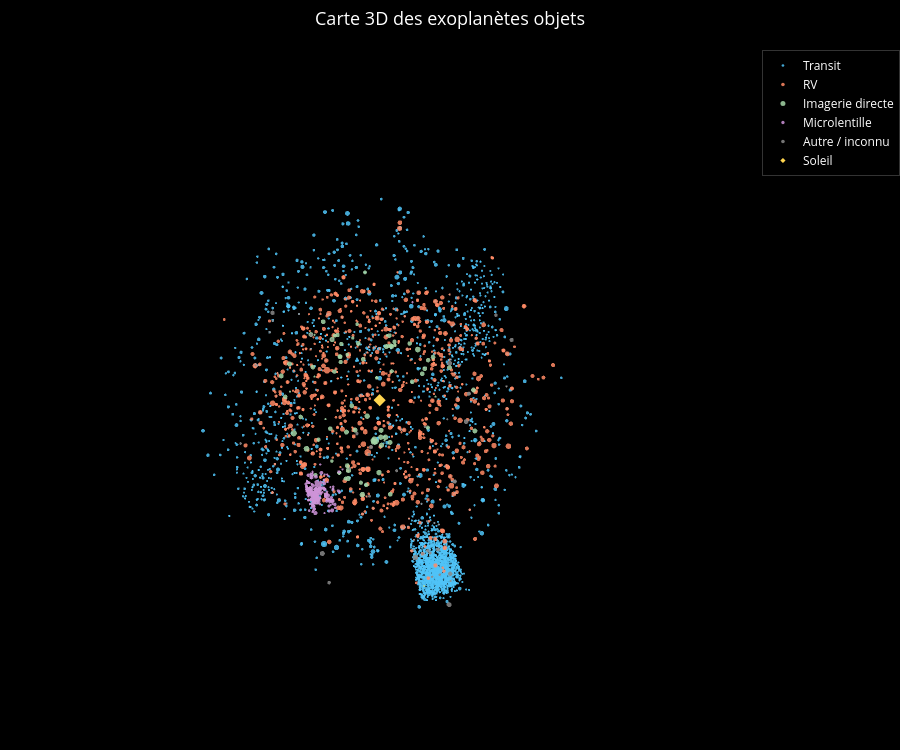

The notebook cell saved with this chart:
### Markdown cell above
Nous avons exploré les relations physiques, les familles cachées et les biais instrumentaux. Mais une question demeure. Où se trouvent toutes ces exoplanètes dans la Voie lactée ? Pour y répondre, nous avons construit une carte 3D interactive à partir des coordonnées célestes (ascension droite, déclinaison et distance).

### Code cell
import pandas as pd
import numpy as np
import plotly.graph_objects as go

CSV_URL = (
    "https://raw.githubusercontent.com/OpenExoplanetCatalogue/"
    "oec_tables/master/comma_separated/open_exoplanet_catalogue.txt"
)

COLS = [
    "name", "binary_flag", "mass", "radius", "period", "semi_major_axis",
    "eccentricity", "periastron", "longitude", "ascending_node",
    "inclination", "surface_temp", "age", "discovery_method",
    "discovery_year", "last_updated", "ra_string", "dec_string",
    "distance_pc", "host_star_mass", "host_star_radius",
    "host_star_metallicity", "host_star_temp", "host_star_age", "list_flag"
]

df = pd.read_csv(CSV_URL, header=None, comment='#')
df.columns = COLS[:len(df.columns)]

# Faut convertir RA sexagésimal en degrés décimaux
def ra_to_deg(s):
    try:
        h, m, sec = str(s).strip().split()
        return (float(h) + float(m)/60 + float(sec)/3600) * 15
    except:
        return np.nan

# Faut convertir Dec sexagésimal en degrés décimaux
def dec_to_deg(s):
    try:
        s = str(s).strip()
        sign = -1 if s.startswith('-') else 1
        parts = s.lstrip('+-').split()
        d, m, sec = float(parts[0]), float(parts[1]), float(parts[2])
        return sign * (d + m/60 + sec/3600)
    except:
        return np.nan

df["ra_deg"]  = df["ra_string"].apply(ra_to_deg)
df["dec_deg"] = df["dec_string"].apply(dec_to_deg)
df["distance_pc"] = pd.to_numeric(df["distance_pc"], errors="coerce")
df["mass"] = pd.to_numeric(df["mass"], errors="coerce")

df = df.dropna(subset=["ra_deg", "dec_deg", "distance_pc"])
df = df[df["distance_pc"] > 0]

print(f"Planètes chargées : {len(df)}")
print(df["distance_pc"].describe())

# Coordonnées cartésiennes
ra_rad  = np.radians(df["ra_deg"])
dec_rad = np.radians(df["dec_deg"])
r       = np.log1p(df["distance_pc"]) * 18

df["x"] = r * np.cos(dec_rad) * np.cos(ra_rad)
df["y"] = r * np.sin(dec_rad)
df["z"] = r * np.cos(dec_rad) * np.sin(ra_rad)

# Couleurs par méthode de détection
color_map = {
    "transit":         "#4FC3F7",
    "rv":              "#FF8A65",
    "radial velocity": "#FF8A65",
    "imaging":         "#A5D6A7",
    "microlensing":    "#CE93D8",
}

def get_color(method):
    if pd.isna(method):
        return "#888888"
    m = str(method).lower()
    for k, v in color_map.items():
        if k in m:
            return v
    return "#888888"

df["color"] = df["discovery_method"].apply(get_color)
df["size"]  = df["mass"].apply(
    lambda m: min(2.5 + np.log1p(m) * 1.2, 8) if pd.notna(m) else 2.5
)

# Pour le hover
def make_hover(row):
    lines = [f"<b>{row['name']}</b>"]
    lines.append(f"Distance : {row['distance_pc']:.0f} pc")
    if pd.notna(row["discovery_method"]):
        lines.append(f"Détection : {row['discovery_method']}")
    if pd.notna(row["mass"]):
        lines.append(f"Masse : {row['mass']:.2f} MJ")
    if pd.notna(row.get("discovery_year")):
        try:
            lines.append(f"Découverte : {int(row['discovery_year'])}")
        except:
            pass
    return "<br>".join(lines)

df["hover"] = df.apply(make_hover, axis=1)

# Plot 3D
legend_labels = {
    "#4FC3F7": "Transit",
    "#FF8A65": "RV",
    "#A5D6A7": "Imagerie directe",
    "#CE93D8": "Microlentille",
    "#888888": "Autre / inconnu",
}

fig = go.Figure()

for color, label in legend_labels.items():
    sub = df[df["color"] == color]
    if sub.empty:
        continue
    fig.add_trace(go.Scatter3d(
        x=sub["x"], y=sub["y"], z=sub["z"],
        mode="markers",
        name=label,
        marker=dict(size=sub["size"], color=color, opacity=0.85, line=dict(width=0)),
        text=sub["hover"],
        hovertemplate="%{text}<extra></extra>",
    ))

fig.add_trace(go.Scatter3d(
    x=[0], y=[0], z=[0],
    mode="markers",
    name="Soleil",
    marker=dict(size=4, color="#FFD54F", symbol="diamond"),
    hovertemplate="<b>Soleil</b><br>Notre étoile<extra></extra>",
))

fig.update_layout(
    title=dict(
        text=f"Carte 3D des exoplanètes objets",
        font=dict(size=18, color="white"),
        x=0.5,
    ),
    scene=dict(
        xaxis=dict(showbackground=False, showgrid=False, zeroline=False, showticklabels=False, title=""),
        yaxis=dict(showbackground=False, showgrid=False, zeroline=False, showticklabels=False, title=""),
        zaxis=dict(showbackground=False, showgrid=False, zeroline=False, showticklabels=False, title=""),
        bgcolor="black",
    ),
    paper_bgcolor="black",
    font=dict(color="white"),
    legend=dict(bgcolor="rgba(0,0,0,0.6)", bordercolor="rgba(255,255,255,0.2)", borderwidth=1),
    margin=dict(l=0, r=0, t=50, b=0),
    height=750,
)

fig.show()

### Figure 1 — Plotly figure (JSON) as saved in the notebook; plotly's stock layout.template omitted (floating-point values rounded to 4 significant figures; data arrays with more than 128 entries replaced by an {"elided": "..."} marker saying what was removed)
{"data": [{"hovertemplate": "%{text}<extra></extra>", "marker": {"color": "#4FC3F7", "line": {"width": 0}, "opacity": 0.85, "size": {"elided": "3783 float values"}}, "mode": "markers", "name": "Transit", "text": {"elided": "3783 str values"}, "type": "scatter3d", "x": {"elided": "3783 float values"}, "y": {"elided": "3783 float values"}, "z": {"elided": "3783 float values"}}, {"hovertemplate": "%{text}<extra></extra>", "marker": {"color": "#FF8A65", "line": {"width": 0}, "opacity": 0.85, "size": {"elided": "1060 float values"}}, "mode": "markers", "name": "RV", "text": {"elided": "1060 str values"}, "type": "scatter3d", "x": {"elided": "1060 float values"}, "y": {"elided": "1060 float values"}, "z": {"elided": "1060 float values"}}, {"hovertemplate": "%{text}<extra></extra>", "marker": {"color": "#A5D6A7", "line": {"width": 0}, "opacity": 0.85, "size": [5.605, 5.202, 4.65, 4.995, 4.995, 4.995, 5.742, 5.623, 4.995, 4.164, 5.377, 5.9, 5.263, 4.222, 2.5, 5.968, 5.578, 5.827, 6.621, 6.153, 5.667, 4.589, 7.17, 6.367, 4.746, 5.482, 5.137, 6.182, 5.75, 5.578, 4.885, 5.482, 5.377, 4.65, 2.5, 2.5, 4.918, 2.5, 5.263, 5.9, 5.263, 2.5, 5.11, 2.5, 5.578, 4.918, 4.431, 4.835, 6.209, 3.818, 4.164, 4.902, 6.001, 5.781, 5.667, 5.263, 5.355, 5.667, 4.431, 6.236, 6.363, 5.641, 5.827, 5.578, 6.263, 2.5, 5.75, 4.835, 3.818, 5.482, 5.812, 5.502, 5.827, 4.164, 5.667, 5.137, 6.621, 5.377, 4.524, 5.137, 5.54, 6.263, 2.987, 2.987, 2.987, 2.502, 2.503, 5.623, 4.65]}, "mode": "markers", "name": "Imagerie directe", "text": ["<b>HD 106906 b</b><br>Distance : 92 pc<br>Détection : imaging<br>Masse : 12.30 MJ<br>Découverte : 2013", "<b>WISEA J083011.95+283716.0</b><br>Distance : 11 pc<br>Détection : imaging<br>Masse : 8.50 MJ<br>Découverte : 2020", "<b>HR 8799 b</b><br>Distance : 39 pc<br>Détection : imaging<br>Masse : 5.00 MJ<br>Découverte : 2008", "<b>HR 8799 c</b><br>Distance : 39 pc<br>Détection : imaging<br>Masse : 7.00 MJ<br>Découverte : 2008", "<b>HR 8799 d</b><br>Distance : 39 pc<br>Détection : imaging<br>Masse : 7.00 MJ<br>Découverte : 2008", "<b>HR 8799 e</b><br>Distance : 39 pc<br>Détection : imaging<br>Masse : 7.00 MJ<br>Découverte : 2010", "<b>2MASS J0219-3925 B</b><br>Distance : 39 pc<br>Détection : imaging<br>Masse : 13.90 MJ<br>Découverte : 2015", "<b>2MASS J22362452+4751425 b</b><br>Distance : 74 pc<br>Détection : imaging<br>Masse : 12.50 MJ<br>Découverte : 2016", "<b>2MASS J2117-2940</b><br>Distance : 17 pc<br>Détection : imaging<br>Masse : 7.00 MJ<br>Découverte : 2022", "<b>2MASS J0718-6415</b><br>Distance : 9 pc<br>Détection : imaging<br>Masse : 3.00 MJ<br>Découverte : 2022", "<b>ROXs 42 B b</b><br>Distance : 120 pc<br>Détection : imaging<br>Masse : 10.00 MJ<br>Découverte : 2013", "<b>USco1621 A b</b><br>Distance : 138 pc<br>Détection : imaging<br>Masse : 16.00 MJ<br>Découverte : 2019", "<b>WISE J1355-8258 b</b><br>Distance : 17 pc<br>Détection : imaging<br>Masse : 9.00 MJ<br>Découverte : 2018", "<b>AF Lep b</b><br>Distance : 27 pc<br>Détection : imaging<br>Masse : 3.20 MJ<br>Découverte : 2023", "<b>Gliese 504 b</b><br>Distance : 18 pc<br>Détection : imaging<br>Découverte : 2013", "<b>GSC 06214-00210 b</b><br>Distance : 145 pc<br>Détection : imaging<br>Masse : 17.00 MJ<br>Découverte : 2010", "<b>2MASS J0642+4101</b><br>Distance : 16 pc<br>Détection : imaging<br>Masse : 12.00 MJ<br>Découverte : 2022", "<b>BD+60 1417 b</b><br>Distance : 45 pc<br>Détection : imaging<br>Masse : 15.00 MJ<br>Découverte : 2021", "<b>2M 2206-20 b</b><br>Distance : 27 pc<br>Détection : imaging<br>Masse : 30.00 MJ<br>Découverte : 2010", "<b>2M 2140+16 b</b><br>Distance : 25 pc<br>Détection : imaging<br>Masse : 20.00 MJ<br>Découverte : 2010", "<b>2MASS J01033563-5515561 A b</b><br>Distance : 47 pc<br>Détection : imaging<br>Masse : 13.00 MJ<br>Découverte : 2013", "<b>CVSO 30 c</b><br>Distance : 330 pc<br>Détection : imaging<br>Masse : 4.70 MJ<br>Découverte : 2016", "<b>HD 984 b</b><br>Distance : 47 pc<br>Détection : imaging<br>Masse : 48.00 MJ<br>Découverte : 2017", "<b>HD 203030 b</b><br>Distance : 39 pc<br>Détection : imaging<br>Masse : 24.09 MJ<br>Découverte : 2006", "<b>CFBDSIR2149</b><br>Distance : 40 pc<br>Détection : imaging<br>Masse : 5.50 MJ<br>Découverte : 2012", "<b>HIP 63734 b</b><br>Distance : 54 pc<br>Détection : imaging<br>Masse : 11.00 MJ<br>Découverte : 2022", "<b>2MASS J2206+3301</b><br>Distance : 34 pc<br>Détection : imaging<br>Masse : 8.00 MJ<br>Découverte : 2022", "<b>HIP 79098 AB b</b><br>Distance : 146 pc<br>Détection : imaging<br>Masse : 20.50 MJ<br>Découverte : 2019", "<b>UScoCTIO 108 b</b><br>Distance : 145 pc<br>Détection : imaging<br>Masse : 14.00 MJ<br>Découverte : 2007", "<b>DH Tau B</b><br>Distance : 140 pc<br>Détection : imaging<br>Masse : 12.00 MJ<br>Découverte : 2005", "<b>YSES 2 b</b><br>Distance : 109 pc<br>Détection : imaging<br>Masse : 6.30 MJ<br>Découverte : 2021", "<b>SDSS J1110+0116</b><br>Distance : 19 pc<br>Détection : imaging<br>Masse : 11.00 MJ<br>Découverte : 2015", "<b>2MASS J0030-1450</b><br>Distance : 27 pc<br>Détection : imaging<br>Masse : 10.00 MJ<br>Découverte : 2022", "<b>WISE J2216+1952</b><br>Distance : 31 pc<br>Détection : imaging<br>Masse : 5.00 MJ<br>Découverte : 2022", "<b>beta Pic b</b><br>Distance : 20 pc<br>Détection : imaging<br>Découverte : 2008", "<b>CT Cha B</b><br>Distance : 165 pc<br>Détection : imaging<br>Découverte : 2008", "<b>PSO J318.5-22</b><br>Distance : 25 pc<br>Détection : imaging<br>Masse : 6.50 MJ<br>Découverte : 2013", "<b>2MASS 0122-2439 B</b><br>Distance : 36 pc<br>Détection : imaging<br>Découverte : 2013", "<b>HIP 65426 b</b><br>Distance : 111 pc<br>Détection : imaging<br>Masse : 9.00 MJ<br>Découverte : 2017", "<b>ROXs 12 b</b><br>Distance : 137 pc<br>Détection : imaging<br>Masse : 16.00 MJ<br>Découverte : 2013", "<b>ITG 15B</b><br>Distance : 140 pc<br>Détection : imaging<br>Masse : 9.00 MJ<br>Découverte : 1999", "<b>Fomalhaut b</b><br>Distance : 8 pc<br>Détection : imaging<br>Découverte : 2008", "<b>CFHTWIR-Oph 98 A b</b><br>Distance : 137 pc<br>Détection : imaging<br>Masse : 7.80 MJ<br>Découverte : 2020", "<b>1RXS1609 b</b><br>Distance : 145 pc<br>Détection : imaging<br>Découverte : 2008", "<b>AB Pic b</b><br>Distance : 46 pc<br>Détection : imaging<br>Masse : 12.00 MJ<br>Découverte : 2005", "<b>CFBDS 1458 b</b><br>Distance : 23 pc<br>Détection : imaging<br>Masse : 6.50 MJ<br>Découverte : 2011", "<b>2M0437 b</b><br>Distance : 128 pc<br>Détection : imaging<br>Masse : 4.00 MJ<br>Découverte : 2021", "<b>WISE 0855-0714</b><br>Distance : 2 pc<br>Détection : imaging<br>Masse : 6.00 MJ<br>Découverte : 2014", "<b>Oph 11 B</b><br>Distance : 145 pc<br>Détection : imaging<br>Masse : 21.00 MJ<br>Découverte : 2007", "<b>PDS 70 c</b><br>Distance : 113 pc<br>Détection : imaging<br>Masse : 2.00 MJ<br>Découverte : 2019", "<b>PDS 70 b</b><br>Distance : 113 pc<br>Détection : imaging<br>Masse : 3.00 MJ<br>Découverte : 2018", "<b>COCONUTS-2 b</b><br>Distance : 11 pc<br>Détection : imaging<br>Masse : 6.40 MJ<br>Découverte : 2021", "<b>HD 100546 b</b><br>Distance : 97 pc<br>Détection : imaging<br>Masse : 17.50 MJ<br>Découverte : 2013", "<b>mu2 Sco b</b><br>Distance : 170 pc<br>Détection : imaging<br>Masse : 14.40 MJ<br>Découverte : 2022", "<b>SR 12 C</b><br>Distance : 125 pc<br>Détection : imaging<br>Masse : 13.00 MJ<br>Découverte : 2011", "<b>AB Aur b</b><br>Distance : 144 pc<br>Détection : imaging<br>Masse : 9.00 MJ<br>Découverte : 2008", "<b>2M 044144 b</b><br>Distance : 145 pc<br>Détection : imaging<br>Masse : 9.80 MJ<br>Découverte : 2010", "<b>2MASS J2002-0521</b><br>Distance : 18 pc<br>Détection : imaging<br>Masse : 13.00 MJ<br>Découverte : 2022", "<b>HD 131399 Ab</b><br>Distance : 98 pc<br>Détection : imaging<br>Masse : 4.00 MJ<br>Découverte : 2016", "<b>GQ Lup b</b><br>Distance : 140 pc<br>Détection : imaging<br>Masse : 21.50 MJ<br>Découverte : 2005", "<b>HIP 78530 b</b><br>Distance : 157 pc<br>Détection : imaging<br>Masse : 24.00 MJ<br>Découverte : 2011", "<b>SIMP0136+0933</b><br>Distance : 6 pc<br>Détection : imaging<br>Masse : 12.70 MJ<br>Découverte : 2017", "<b>USco1556 A b</b><br>Distance : 141 pc<br>Détection : imaging<br>Masse : 15.00 MJ<br>Découverte : 2019", "<b>CHXR 73 b</b><br>Distance : 191 pc<br>Détection : imaging<br>Masse : 12.00 MJ<br>Découverte : 2006", "<b>HN Peg b</b><br>Distance : 18 pc<br>Détection : imaging<br>Masse : 22.00 MJ<br>Découverte : 2007", "<b>2MASS J21265040-8140293</b><br>Distance : 27 pc<br>Détection : imaging<br>Découverte : 2016", "<b>TYC 8998-760-1 b</b><br>Distance : 95 pc<br>Détection : imaging<br>Masse : 14.00 MJ<br>Découverte : 2020", "<b>TYC 8998-760-1 c</b><br>Distance : 95 pc<br>Détection : imaging<br>Masse : 6.00 MJ<br>Découverte : 2020", "<b>51 Eri b</b><br>Distance : 29 pc<br>Détection : imaging<br>Masse : 2.00 MJ<br>Découverte : 2015", "<b>GU Psc b</b><br>Distance : 48 pc<br>Détection : imaging<br>Masse : 11.00 MJ<br>Découverte : 2014", "<b>HIP 81208 C b</b><br>Distance : 148 pc<br>Détection : imaging<br>Masse : 14.80 MJ<br>Découverte : 2023", "<b>VHS 1256-1257 b</b><br>Distance : 13 pc<br>Détection : imaging<br>Masse : 11.20 MJ<br>Découverte : 2015", "<b>FU Tau B</b><br>Distance : 140 pc<br>Détection : imaging<br>Masse : 15.00 MJ<br>Découverte : 2009", "<b>HD 169142 b</b><br>Distance : 114 pc<br>Détection : imaging<br>Masse : 3.00 MJ<br>Découverte : 2023", "<b>2MASS J0809+4434</b><br>Distance : 25 pc<br>Détection : imaging<br>Masse : 13.00 MJ<br>Découverte : 2022", "<b>WD 0806-661 B</b><br>Distance : 19 pc<br>Détection : imaging<br>Masse : 8.00 MJ<br>Découverte : 2011", "<b>2M 0746+20 b</b><br>Distance : 12 pc<br>Détection : imaging<br>Masse : 30.00 MJ<br>Découverte : 2010", "<b>FW Tau b</b><br>Distance : 145 pc<br>Détection : imaging<br>Masse : 10.00 MJ<br>Découverte : 2013", "<b>HD 95086 b</b><br>Distance : 84 pc<br>Détection : imaging<br>Masse : 4.40 MJ<br>Découverte : 2013", "<b>2MASS J0459-2853</b><br>Distance : 38 pc<br>Détection : imaging<br>Masse : 8.00 MJ<br>Découverte : 2019", "<b>2MASS J02495639-0557352 c</b><br>Distance : 49 pc<br>Détection : imaging<br>Masse : 11.60 MJ<br>Découverte : 2018", "<b>Kappa And b</b><br>Distance : 52 pc<br>Détection : imaging<br>Masse : 22.00 MJ<br>Découverte : 2012", "<b>LkCa 15 b</b><br>Distance : 145 pc<br>Détection : imaging<br>Masse : 0.50 MJ<br>Découverte : 2015", "<b>LkCa 15 c</b><br>Distance : 145 pc<br>Détection : imaging<br>Masse : 0.50 MJ<br>Découverte : 2011", "<b>LkCa 15 d</b><br>Distance : 145 pc<br>Détection : imaging<br>Masse : 0.50 MJ<br>Découverte : 2015", "<b>KOI-55 b</b><br>Distance : 1180 pc<br>Détection : imaging<br>Masse : 0.00 MJ<br>Découverte : 2011", "<b>KOI-55 c</b><br>Distance : 1180 pc<br>Détection : imaging<br>Masse : 0.00 MJ<br>Découverte : 2011", "<b>Ross 458 C</b><br>Distance : 114 pc<br>Détection : imaging<br>Masse : 12.50 MJ<br>Découverte : 2010", "<b>2M1207 b</b><br>Distance : 59 pc<br>Détection : imaging<br>Masse : 5.00 MJ<br>Découverte : 2004"], "type": "scatter3d", "x": [-45.51, -24.01, 60.48, 60.48, 60.48, 60.48, 42.21, 48.71, 34.21, -6.107, -29.65, -33.41, -5.544, 8.388, -48.99, -34.82, -7.04, -24.23, 49.15, 46.15, 38.22, 15.82, 69.04, 45.54, 56.2, -66.59, 47.35, -38.4, -40.67, 30.59, -33.51, -52.81, 57.28, 52.64, 1.902, -20.91, 40.3, 55.25, -49.35, -31.79, 27.44, 32.61, -31.75, -38.81, -3.062, -40.12, 27.54, -14.77, -33.83, -54.25, -54.25, -4.702, -27.78, -21.2, -31.12, 21.34, 27.64, 26.77, -49.57, -39.1, -41.62, 31.5, -41.28, -19.73, 42.85, 6.789, -32.39, -32.39, 21.6, 63.64, -26.42, -44.55, 32.95, 7.904, -22.44, -11.43, -19.6, 30.94, -27.99, 55.83, 51.62, 50.83, 28.62, 28.62, 28.62, 42.6, 42.6, -80.51, -56.8], "y": [-67.62, 21.5, 24.01, 24.01, 24.01, 24.01, -42.28, 57.63, -25.7, -37.88, -35.85, -38.23, -51.34, -12.35, 8.609, -31.74, 33.55, 64.33, -21.21, 16.58, -57.33, 2.868, -8.737, 29.41, -4.724, -20.3, 34.99, -36.1, -28.18, 39.82, -77.59, 1.199, -15.32, 21.16, -42.46, -89.46, 22.67, -27.12, -66.52, -38.13, 39.07, -19.25, -36.05, -32.27, -58.64, 10.17, 39.52, -2.907, -36.61, -56.42, -56.42, -43.37, -77.65, -56.97, -36.37, 45.53, 35.1, -4.922, -46.42, -51.92, -34.09, 5.819, -38.67, -92.44, 13.61, -59.15, -74.36, -74.36, -2.652, 20.56, -52.56, -10.56, 37.72, -42.39, 41.16, -49.54, 15.9, 39.72, -74.45, -31.86, -7.308, 49.85, 34.11, 34.11, 34.11, 83.69, 83.69, 18.31, -46.93], "z": [-3.559, 31.23, -14.11, -14.11, -14.11, -14.11, 29.38, -18.6, -29.42, 17.21, -72.71, -72.88, -3.043, 58.0, -17.05, -76.34, 37.9, -4.661, -26.58, -32.17, 10.89, 103.2, 4.274, -38.57, -35.88, -18.98, -25.6, -72.79, -74.82, 73.58, 4.722, 11.67, 7.669, -25.54, 34.25, 5.2, -35.61, 20.89, -19.09, -73.52, 75.14, -9.098, -74.56, -74.16, 36.44, -39.59, 73.04, 15.41, -74.58, -33.95, -33.95, 9.108, 3.235, -69.72, -72.71, 74.14, 77.79, -45.07, -47.21, -60.91, -73.51, 14.18, -68.98, 4.693, -28.76, -5.427, -12.63, -12.63, 57.48, 20.86, -68.13, -11.11, 73.66, -73.65, 35.24, 18.49, 39.01, 74.24, 7.886, 14.7, 47.28, -4.356, 77.87, 77.87, 77.87, -85.99, -85.99, -21.87, -1.874]}, {"hovertemplate": "%{text}<extra></extra>", "marker": {"color": "#CE93D8", "line": {"width": 0}, "opacity": 0.85, "size": {"elided": "208 float values"}}, "mode": "markers", "name": "Microlentille", "text": {"elided": "208 str values"}, "type": "scatter3d", "x": {"elided": "208 float values"}, "y": {"elided": "208 float values"}, "z": {"elided": "208 float values"}}, {"hovertemplate": "%{text}<extra></extra>", "marker": {"color": "#888888", "line": {"width": 0}, "opacity": 0.85, "size": [4.037, 4.003, 2.576, 2.548, 2.721, 3.778, 2.887, 2.5, 5.04, 2.828, 3.692, 4.115, 5.742, 5.773, 6.263, 3.178, 5.762, 4.902, 2.5, 2.5, 2.516, 2.515, 2.796, 2.877, 4.844, 4.989, 3.71, 2.5, 2.5, 5.578, 4.222, 3.918, 4.057, 4.754, 5.096, 3.6, 2.507, 2.815, 2.815, 4.65, 2.54, 3.452, 2.5, 2.692, 2.522, 3.202]}, "mode": "markers", "name": "Autre / inconnu", "text": ["<b>KIC 7821010 b</b><br>Distance : 360 pc<br>Détection : timing<br>Masse : 2.60 MJ<br>Découverte : 2016", "<b>HD 97048 b</b><br>Distance : 185 pc<br>Détection : disk kinematics<br>Masse : 2.50 MJ<br>Découverte : 2019", "<b>Kepler-82 f</b><br>Distance : 928 pc<br>Détection : timing<br>Masse : 0.07 MJ<br>Découverte : 2019", "<b>Kepler-19 c</b><br>Distance : 220 pc<br>Détection : timing<br>Masse : 0.04 MJ<br>Découverte : 2011", "<b>WASP-126 c</b><br>Distance : 234 pc<br>Détection : timing<br>Masse : 0.20 MJ<br>Découverte : 2019", "<b>2M 1938+4603 b</b><br>Distance : 401 pc<br>Détection : timing<br>Masse : 1.90 MJ<br>Découverte : 2015", "<b>TVLM 513-46546 b</b><br>Distance : 11 pc<br>Détection : astrometry<br>Masse : 0.38 MJ<br>Découverte : 2020", "<b>Kepler-37 e</b><br>Distance : 66 pc<br>Détection : timing<br>Découverte : 2014", "<b>Kepler-419 c</b><br>Distance : 1041 pc<br>Détection : timing<br>Masse : 7.30 MJ<br>Découverte : 2012", "<b>Kepler-160 d</b><br>Distance : 963 pc<br>Détection : timing<br>Masse : 0.31 MJ<br>Découverte : 2020", "<b>PSR B1620-26 b</b><br>Distance : 1800 pc<br>Détection : timing<br>Masse : 1.70 MJ<br>Découverte : 1994", "<b>TIC 172900988 (AB) b</b><br>Distance : 246 pc<br>Détection : timing<br>Masse : 2.84 MJ<br>Découverte : 2021", "<b>FN Lyr b</b><br>Distance : 3000 pc<br>Détection : timing<br>Masse : 13.90 MJ", "<b>HW Vir (AB) b</b><br>Distance : 181 pc<br>Détection : timing<br>Masse : 14.30 MJ<br>Découverte : 2008", "<b>KOI-12 c</b><br>Distance : 404 pc<br>Détection : timing<br>Masse : 22.00 MJ<br>Découverte : 2017", "<b>KOI-142 c</b><br>Distance : 385 pc<br>Détection : timing<br>Masse : 0.76 MJ<br>Découverte : 2013", "<b>NSVS 14256825 b</b><br>Distance : 570 pc<br>Détection : timing<br>Masse : 14.15 MJ<br>Découverte : 2019", "<b>VB 10 b</b><br>Distance : 6 pc<br>Détection : astrometry<br>Masse : 6.40 MJ<br>Découverte : 2009", "<b>HD 100546 c</b><br>Distance : 97 pc", "<b>PSR 1257+12 A</b><br>Distance : 710 pc<br>Détection : timing<br>Masse : 0.00 MJ<br>Découverte : 1992", "<b>PSR 1257+12 B</b><br>Distance : 710 pc<br>Détection : timing<br>Masse : 0.01 MJ<br>Découverte : 1992", "<b>PSR 1257+12 C</b><br>Distance : 710 pc<br>Détection : timing<br>Masse : 0.01 MJ<br>Découverte : 1992", "<b>TOI-199 c</b><br>Distance : 102 pc<br>Détection : timing<br>Masse : 0.28 MJ<br>Découverte : 2023", "<b>TOI-2202 c</b><br>Distance : 236 pc<br>Détection : timing<br>Masse : 0.37 MJ<br>Découverte : 2021", "<b>DP Leo b</b><br>Distance : 400 pc<br>Détection : timing<br>Masse : 6.05 MJ<br>Découverte : 2009", "<b>NN Ser (AB) c</b><br>Distance : 500 pc<br>Détection : timing<br>Masse : 6.96 MJ<br>Découverte : 2010", "<b>NN Ser (AB) d</b><br>Distance : 500 pc<br>Détection : timing<br>Masse : 1.74 MJ<br>Découverte : 2009", "<b>KOI-372 c</b><br>Distance : 310 pc<br>Détection : timing<br>Découverte : 2015", "<b>FL Lyr b</b><br>Distance : 130 pc<br>Détection : timing<br>Découverte : 2015", "<b>DE CVn b</b><br>Distance : 31 pc<br>Détection : timing<br>Masse : 12.00 MJ<br>Découverte : 2018", "<b>V391 Peg b</b><br>Distance : 1400 pc<br>Détection : timing<br>Masse : 3.20 MJ<br>Découverte : 2007", "<b>GJ 896 A b</b><br>Distance : 6 pc<br>Détection : astrometry<br>Masse : 2.26 MJ<br>Découverte : 2022", "<b>NY Vir b</b><br>Distance : 613 pc<br>Détection : timing<br>Masse : 2.66 MJ<br>Découverte : 2011", "<b>NY Vir c</b><br>Distance : 613 pc<br>Détection : timing<br>Masse : 5.54 MJ<br>Découverte : 2019", "<b>UZ For (AB) d</b><br>Distance : 240 pc<br>Détection : timing<br>Masse : 7.70 MJ<br>Découverte : 2011", "<b>HD 176051 b</b><br>Distance : 15 pc<br>Détection : astrometry<br>Masse : 1.50 MJ<br>Découverte : 2010", "<b>PSR B0329+54 b</b><br>Distance : 505 pc<br>Détection : timing<br>Masse : 0.01 MJ<br>Découverte : 2017", "<b>HD 163296 b</b><br>Distance : 122 pc<br>Détection : disk kinematics<br>Masse : 0.30 MJ<br>Découverte : 2016", "<b>HD 163296 c</b><br>Distance : 122 pc<br>Détection : disk kinematics<br>Masse : 0.30 MJ<br>Découverte : 2016", "<b>KIC 7177553 A(ab) b</b><br>Distance : 406 pc<br>Détection : timing<br>Masse : 5.00 MJ<br>Découverte : 2015", "<b>Kepler-411 e</b><br>Distance : 154 pc<br>Détection : timing<br>Masse : 0.03 MJ<br>Découverte : 2018", "<b>PSR J1719-1438 b</b><br>Distance : 1200 pc<br>Détection : timing<br>Masse : 1.21 MJ<br>Découverte : 2011", "<b>Kepler-1976 b</b><br>Distance : 1315 pc<br>Détection : timing<br>Découverte : 2023", "<b>WASP-18 c</b><br>Distance : 124 pc<br>Détection : timing<br>Masse : 0.17 MJ<br>Découverte : 2019", "<b>KOI-72.X</b><br>Distance : 173 pc<br>Détection : timing<br>Masse : 0.02 MJ<br>Découverte : 2016", "<b>PSR J2322-2650 b</b><br>Distance : 230 pc<br>Détection : timing<br>Masse : 0.79 MJ<br>Découverte : 2017"], "type": "scatter3d", "x": [27.92, -19.6, 34.99, 26.77, 15.62, 31.21, -28.71, 13.11, 33.65, 27.67, -49.28, -52.8, 32.14, -90.87, 37.6, 29.34, 65.32, 11.41, -27.78, -111.4, -111.4, -111.4, 7.195, 17.03, -100.9, -57.42, -57.42, 37.44, 18.75, -40.42, 102.2, 33.28, -104.9, -104.9, 52.42, 10.29, 38.87, -1.278, -1.278, 17.89, 17.81, -21.89, 32.17, 55.31, 16.05, 86.24], "y": [73.11, -91.89, 83.84, 59.62, -91.88, 77.72, 17.18, 53.07, 97.46, 84.14, -60.27, 51.91, 97.29, -14.12, 70.92, 69.86, 9.227, 3.135, -77.65, 25.95, 25.95, 25.95, -72.21, -94.59, 33.27, 25.01, 25.01, 68.95, 63.47, 44.35, 58.02, 12.16, -4.094, -4.094, -42.86, 27.03, 91.33, -32.39, -32.39, 73.38, 69.02, -32.25, 97.16, -62.17, 71.39, -44.24], "z": [-71.53, 4.519, -82.94, -71.9, 31.16, -68.07, -29.0, -52.35, -70.82, -86.32, -110.2, 66.0, -101.4, -17.8, -72.36, -75.84, -93.28, -32.72, 3.235, -29.88, -29.88, -29.88, 41.24, 21.21, 19.03, -92.73, -92.73, -67.21, -57.63, -16.1, -56.53, -4.105, -48.26, -48.26, 71.81, -40.49, 52.04, -80.33, -80.33, -77.42, -56.14, -121.5, -78.97, 25.04, -57.18, -14.21]}, {"hovertemplate": "<b>Soleil</b><br>Notre étoile<extra></extra>", "marker": {"color": "#FFD54F", "size": 4, "symbol": "diamond"}, "mode": "markers", "name": "Soleil", "type": "scatter3d", "x": [0], "y": [0], "z": [0]}], "layout": {"font": {"color": "white"}, "height": 750, "legend": {"bgcolor": "rgba(0,0,0,0.6)", "bordercolor": "rgba(255,255,255,0.2)", "borderwidth": 1}, "margin": {"b": 0, "l": 0, "r": 0, "t": 50}, "paper_bgcolor": "black", "scene": {"bgcolor": "black", "xaxis": {"showbackground": false, "showgrid": false, "showticklabels": false, "title": {"text": ""}, "zeroline": false}, "yaxis": {"showbackground": false, "showgrid": false, "showticklabels": false, "title": {"text": ""}, "zeroline": false}, "zaxis": {"showbackground": false, "showgrid": false, "showticklabels": false, "title": {"text": ""}, "zeroline": false}}, "title": {"font": {"color": "white", "size": 18}, "text": "Carte 3D des exoplanètes objets", "x": 0.5}}}
